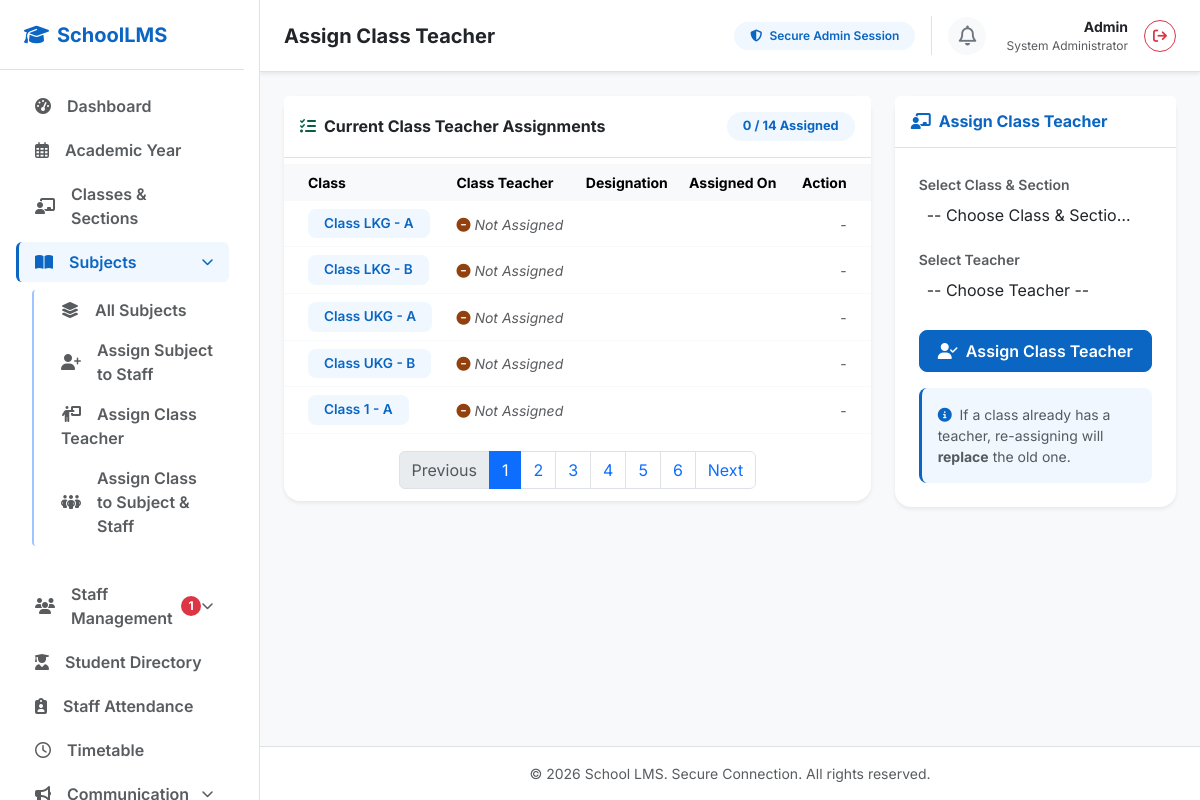
The app's page /admin/class-teacher (signed in) with its own data.
### app.py (models this page shows, shortened)
class Section(db.Model):
    __tablename__ = 'sections'
    section_id = db.Column(db.Integer, primary_key=True)
    class_id = db.Column(db.Integer, db.ForeignKey('classes.class_id'), nullable=False)
    academic_year_id = db.Column(db.Integer, db.ForeignKey('academic_years.id'), nullable=False)
    section_name = db.Column(db.String(50), nullable=False) # e.g., A, B, C
    short_form = db.Column(db.String(20), nullable=True)
    short_form = db.Column(db.String(20), nullable=True)
    academic_year = db.relationship('AcademicYear', backref=db.backref('sections', lazy=True))
    student_academic_details = db.relationship('StudentAcademicDetail', backref='section', lazy=True)

class ClassRoom(db.Model):
    __tablename__ = 'classes'
    class_id = db.Column(db.Integer, primary_key=True)
    academic_year_id = db.Column(db.Integer, db.ForeignKey('academic_years.id'), nullable=False)
    class_name = db.Column(db.String(100), nullable=False) # e.g. LKG, UKG, 1, 2, ..., 12
    display_order = db.Column(db.Integer, nullable=False, default=0)
    capacity = db.Column(db.Integer, nullable=True, default=0)
    __table_args__ = (
        db.UniqueConstraint('academic_year_id', 'class_name', name='uq_academic_year_class'),
    )
    academic_year = db.relationship('AcademicYear', backref=db.backref('classrooms', lazy=True))
    sections = db.relationship('Section', backref='classroom', cascade='all, delete-orphan', lazy=True)
    student_academic_details = db.relationship('StudentAcademicDetail', backref='classroom', lazy=True)

### app.py (the view, shortened to what this page needs)
@app.route('/admin/class-teacher', methods=['GET', 'POST'])
def assign_class_teacher():
    if not session.get('admin_logged_in'):
        return redirect(url_for('login'))
    classrooms = ClassRoom.query.order_by(ClassRoom.display_order, ClassRoom.class_name).all()
    assignment_map = {(item.class_id, item.section_id): item for item in ClassTeacherAssignment.query.all()}
    return render_template('admin/assign_class_teacher.html', classrooms=classrooms,
                           staff_members=Staff.query.filter_by(status='Active').order_by(Staff.first_name).all(),
                           assignment_map=assignment_map)

### templates/admin/assign_class_teacher.html (shortened to what this page needs)
{% extends "admin/base.html" %}
{% block header_title %}Assign Class Teacher{% endblock %}
{% block extra_css %}
<link href="https://cdn.jsdelivr.net/npm/select2@4.1.0-rc.0/dist/css/select2.min.css" rel="stylesheet" />
<link href="https://cdn.jsdelivr.net/npm/select2-bootstrap-5-theme@1.3.0/dist/select2-bootstrap-5-theme.min.css" rel="stylesheet" />
<link rel="stylesheet" href="https://cdn.datatables.net/1.13.6/css/dataTables.bootstrap5.min.css">
{% endblock %}
{% block content %}
<div class="row g-4 mb-0">
    <div class="col-lg-4 order-lg-2">
        <div class="card border-0 shadow-sm rounded-4 bg-white h-auto">
            <div class="card-header bg-white border-bottom py-3">
                <h6 class="fw-bold mb-0 text-blue-primary">
                    <i class="fa-solid fa-chalkboard-user me-2"></i>Assign Class Teacher
                </h6>
            </div>
            <div class="card-body p-4">
                <form method="POST" action="{{ url_for('assign_class_teacher') }}" class="needs-validation" novalidate>
                    <div class="mb-3">
                        <label for="class_section_id" class="form-label fw-semibold text-muted small">Select Class & Section</label>
                    </div>
                    <div class="mb-4">
                        <label for="staff_id" class="form-label fw-semibold text-muted small">Select Teacher</label>
                    </div>
                    <button type="submit" class="btn btn-blue-primary w-100 py-2 fw-semibold text-white">
                        <i class="fa-solid fa-user-check me-2"></i>Assign Class Teacher
                    </button>
                </form>
                <div class="mt-3 p-3 rounded-3 bg-blue-light" style="border-left: 3px solid var(--blue-primary);">
                    <p class="mb-0 small text-muted">
                        <i class="fa-solid fa-circle-info me-1 text-blue-primary"></i>
                        If a class already has a teacher, re-assigning will <strong>replace</strong> the old one.
                    </p>
                </div>
            </div>
        </div>
    </div>
    <div class="col-lg-8 order-lg-1">
        <div class="card border-0 shadow-sm rounded-4 bg-white">
            <div class="card-header bg-white border-bottom py-3 d-flex justify-content-between align-items-center">
                <h6 class="fw-bold text-dark mb-0">
                    <i class="fa-solid fa-list-check me-2 text-success"></i>Current Class Teacher Assignments
                </h6>
                <span class="badge rounded-pill px-3 py-2 bg-blue-light text-blue-primary" style="font-size:.8rem;">
                    {{ assignment_map|length }} / {{ classrooms|length }} Assigned
                </span>
            </div>
            <div class="card-body p-0">
                <div class="table-responsive">
                    <table class="table table-hover align-middle mb-0" id="classTeacherTable">
                        <thead class="table-light text-muted fw-semibold small sticky-top">
                            <tr>
                                <th class="ps-4 border-0">Class</th>
                                <th class="border-0">Class Teacher</th>
                                <th class="border-0">Designation</th>
                                <th class="border-0">Assigned On</th>
                                <th class="border-0 text-end pe-4">Action</th>
                            </tr>
                        </thead>
                        <tbody class="border-0">
                            {% if classrooms %}
                                {% for cls in classrooms %}
                                    {% set sections_to_render = cls.sections if cls.sections else [None] %}
                                    {% for sec in sections_to_render %}
                                        {% set assignment = assignment_map.get((cls.class_id, sec.section_id if sec else None)) %}
                                        <tr class="border-bottom border-light">
                                            <td class="ps-4">
                                                <span class="badge fw-semibold px-3 py-2 rounded-3 bg-blue-light text-blue-primary"
                                                    style="font-size: .85rem;">
                                                    Class {{ cls.class_name }}{% if sec %} - {{ sec.section_name }}{% endif %}
                                                </span>
                                            </td>
                                            {% if assignment %}
                                                <td>
                                                    <div class="d-flex align-items-center gap-2">
                                                        <div class="rounded-circle d-flex align-items-center justify-content-center fw-bold text-white"
                                                            style="width:36px; height:36px; background-color: var(--blue-primary); font-size:.85rem; flex-shrink:0;">
                                                            {{ assignment.staff.first_name[0] }}{{ (assignment.staff.last_name or ' ')[0] }}
                                                        </div>
                                                        <div>
                                                            <div class="fw-semibold text-dark small">
                                                                {{ assignment.staff.first_name }} {{ assignment.staff.last_name or '' }}
                                                            </div>
                                                            <div class="text-muted" style="font-size:.75rem;">
                                                                {{ assignment.staff.employee_id }}
                                                            </div>
                                                        </div>
                                                    </div>
                                                </td>
                                                <td>
                                                    <span class="badge bg-light text-secondary fw-semibold small">
                                                        {{ assignment.staff.designation }}
                                                    </span>
                                                </td>
                                                <td class="text-muted small">
                                                    {{ assignment.assigned_at.strftime('%d %b %Y') }}
                                                </td>
                                                <td class="text-end pe-4">
                                                    <form method="POST"
                                                        action="{{ url_for('remove_class_teacher', assignment_id=assignment.id) }}"
                                                        class="d-inline"
                                                        onsubmit="return confirm('Remove class teacher for Class {{ cls.class_name }}{% if sec %} - {{ sec.section_name }}{% endif %}?');">
                                                        <button type="submit" class="btn btn-sm btn-outline-danger">
                                                            <i class="fa-solid fa-user-xmark"></i>
                                                        </button>
                                                    </form>
                                                </td>
                                            {% else %}
                                                <td>
                                                    <span class="text-muted small fst-italic">
                                                        <i class="fa-solid fa-circle-minus me-1 text-warning"></i>Not Assigned
                                                    </span>
                                                </td>
                                                <td></td>
                                                <td></td>
                                                <td class="text-end pe-4">
                                                    <span class="text-muted small">-</span>
                                                </td>
                                            {% endif %}
                                        </tr>
                                    {% endfor %}
                                {% endfor %}
                            {% endif %}
                        </tbody>
                    </table>
                </div>
            </div>
        </div>
    </div>
</div>
{% endblock %}

### static/css/style.css (style rules this page uses)
:root { --blue-primary: #0a66c2; --blue-hover: #004182; --blue-dark: #002244; --blue-light: #f0f7fe; --blue-accent: #3b82f6; --bg-light: #f8fafc; --text-dark: #1e293b; --text-muted: #64748b; --success-light: #d1fae5; --success-text: #065f46; --warning-light: #fef3c7; --warning-text: #92400e; --info-light: #e0f2fe; --info-text: #0369a1; }
body { font-family: 'Inter', sans-serif; color: var(--text-dark); background-color: var(--bg-light) !important; }
.text-blue-primary { color: var(--blue-primary) !important; }
.bg-blue-light { background-color: var(--blue-light) !important; }
.btn-blue-primary { background-color: var(--blue-primary); border-color: var(--blue-primary); color: #ffffff; transition: all 0.2s ease-in-out; border-radius: 8px; }
.text-success { color: var(--success-text) !important; }
.text-warning { color: var(--warning-text) !important; }
.sticky-top { z-index: 1000; }

### records on screen
ClassRoom: class_name "LKG"
Section: section_name "A"
Section: section_name "B"
ClassRoom: class_name "UKG"
Section: section_name "A"
Section: section_name "B"
ClassRoom: class_name "1"
Section: section_name "A"

### other values on screen
{{ unassigned_staff_count }} "1"
{{ admin_username or 'Admin' }} "Admin"
{{ assignment_map|length }} "0"
{{ classrooms|length }} "14"
